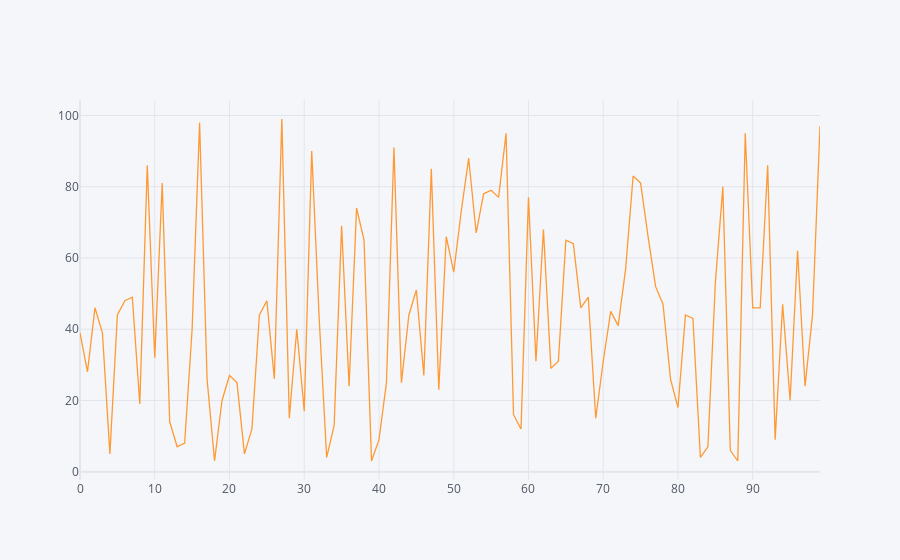

Notebook cell for this chart:
### Code cell
df1.iplot()

### Figure 1 — Plotly figure (JSON) as saved in the notebook; plotly's stock layout.template omitted (floating-point values rounded to 4 significant figures)
{"data": [{"line": {"color": "rgba(255, 153, 51, 1.0)", "dash": "solid", "shape": "linear", "width": 1.3}, "mode": "lines", "name": "0", "text": "", "type": "scatter", "x": [0, 1, 2, 3, 4, 5, 6, 7, 8, 9, 10, 11, 12, 13, 14, 15, 16, 17, 18, 19, 20, 21, 22, 23, 24, 25, 26, 27, 28, 29, 30, 31, 32, 33, 34, 35, 36, 37, 38, 39, 40, 41, 42, 43, 44, 45, 46, 47, 48, 49, 50, 51, 52, 53, 54, 55, 56, 57, 58, 59, 60, 61, 62, 63, 64, 65, 66, 67, 68, 69, 70, 71, 72, 73, 74, 75, 76, 77, 78, 79, 80, 81, 82, 83, 84, 85, 86, 87, 88, 89, 90, 91, 92, 93, 94, 95, 96, 97, 98, 99], "y": [39, 28, 46, 39, 5, 44, 48, 49, 19, 86, 32, 81, 14, 7, 8, 40, 98, 26, 3, 20, 27, 25, 5, 12, 44, 48, 26, 99, 15, 40, 17, 90, 43, 4, 13, 69, 24, 74, 65, 3, 9, 25, 91, 25, 44, 51, 27, 85, 23, 66, 56, 73, 88, 67, 78, 79, 77, 95, 16, 12, 77, 31, 68, 29, 31, 65, 64, 46, 49, 15, 31, 45, 41, 57, 83, 81, 66, 52, 47, 26, 18, 44, 43, 4, 7, 53, 80, 6, 3, 95, 46, 46, 86, 9, 47, 20, 62, 24, 44, 97]}], "layout": {"legend": {"bgcolor": "#F5F6F9", "font": {"color": "#4D5663"}}, "paper_bgcolor": "#F5F6F9", "plot_bgcolor": "#F5F6F9", "title": {"font": {"color": "#4D5663"}}, "xaxis": {"gridcolor": "#E1E5ED", "showgrid": true, "tickfont": {"color": "#4D5663"}, "title": {"font": {"color": "#4D5663"}, "text": ""}, "zerolinecolor": "#E1E5ED"}, "yaxis": {"gridcolor": "#E1E5ED", "showgrid": true, "tickfont": {"color": "#4D5663"}, "title": {"font": {"color": "#4D5663"}, "text": ""}, "zerolinecolor": "#E1E5ED"}}}
